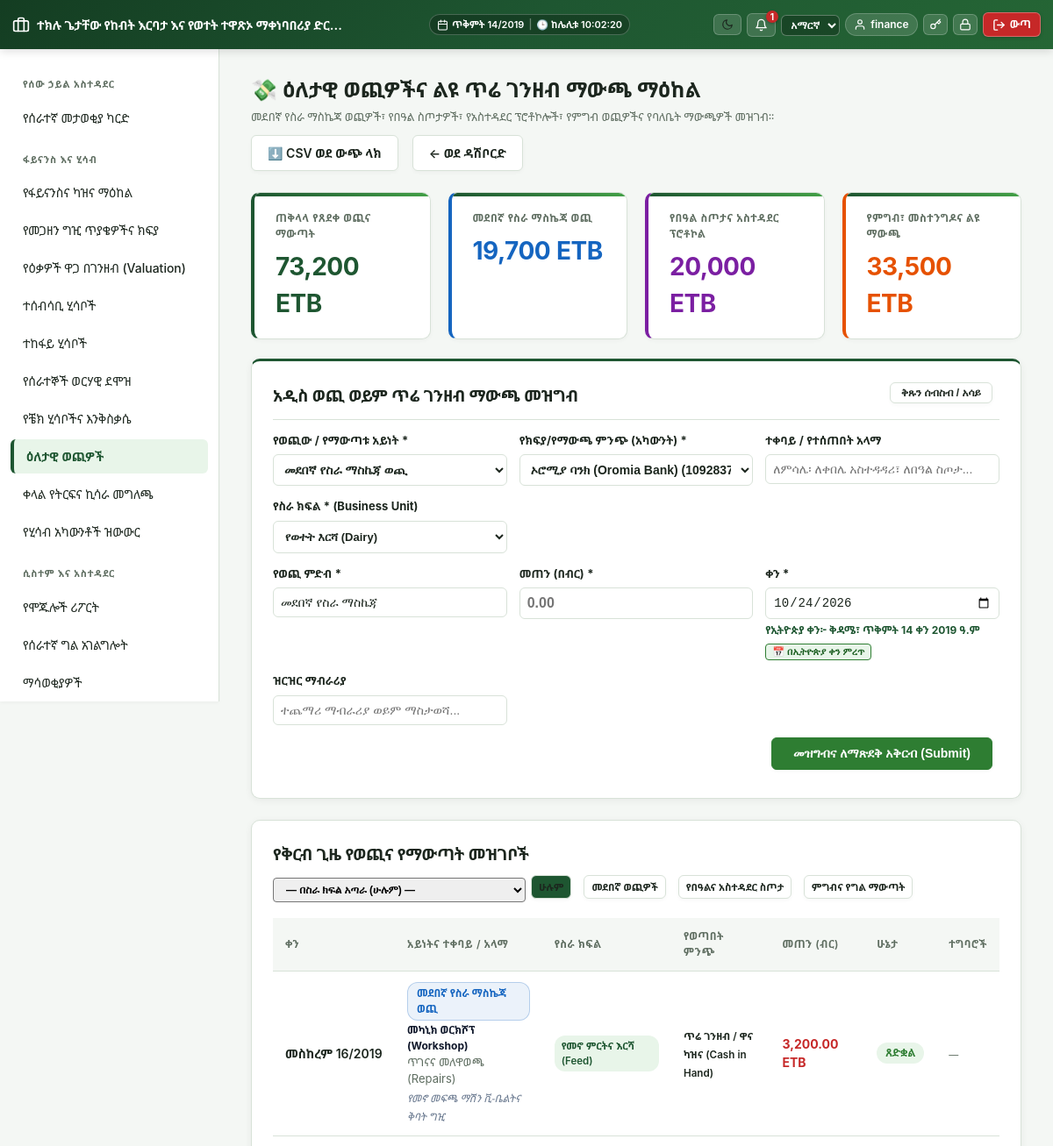
Before: /modules/finance/expenses.php (signed in, upper part) with the older database file.
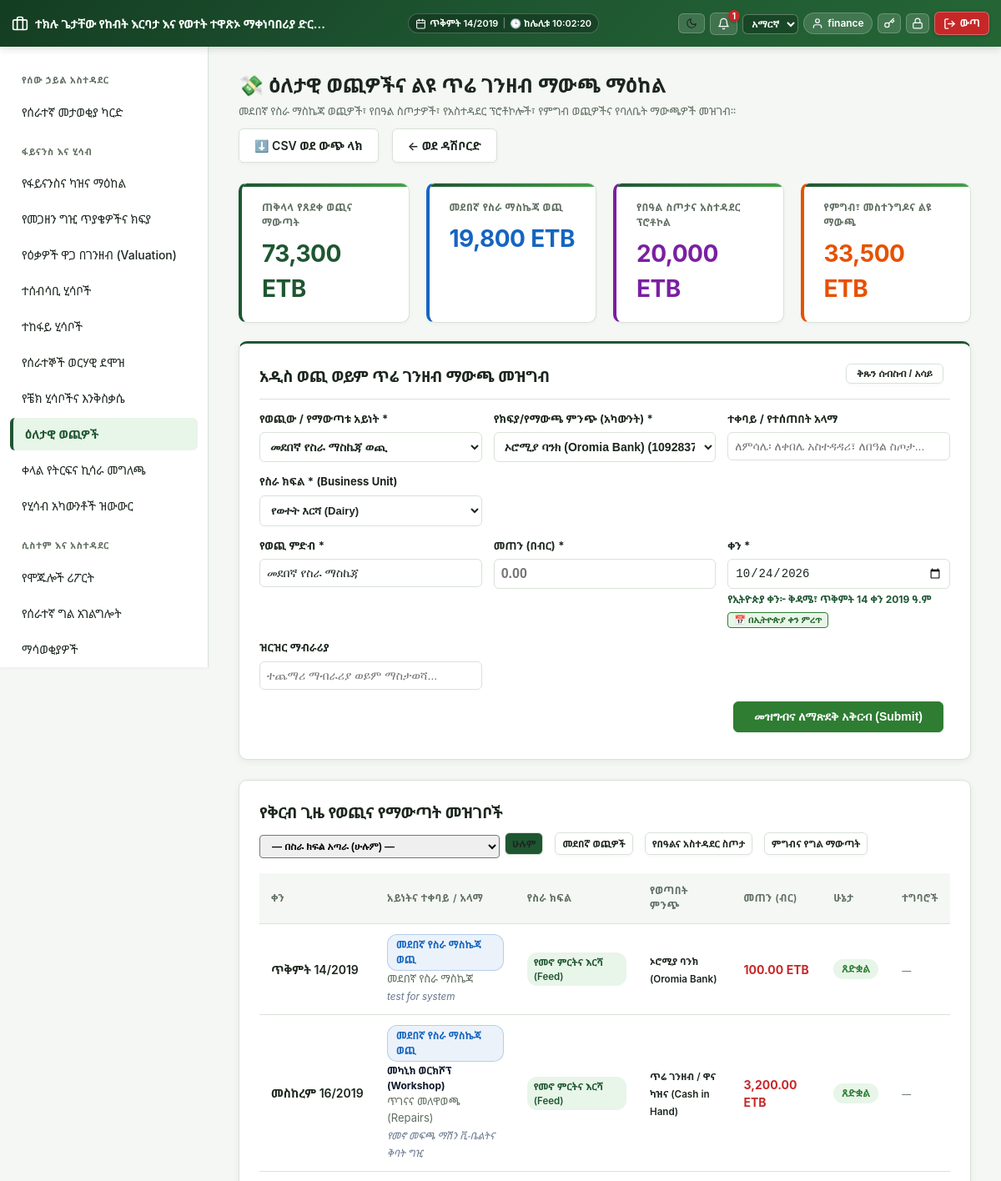
After: the same page with the newer database file.
### tables this page shows
CREATE TABLE `fin_expenses` (
  `id` int(11) NOT NULL,
  `unit_tag` enum('dairy','poultry','fish','feed_production','warehouse','distribution','general_overhead','veterinary') NOT NULL,
  `category` varchar(80) NOT NULL,
  `amount` decimal(14,2) NOT NULL,
  `bank_account_id` int(11) DEFAULT NULL,
  `withdrawal_type` varchar(60) NOT NULL DEFAULT 'operating_expense',
  `expense_date` date NOT NULL,
  `description` varchar(255) DEFAULT NULL,
  `recipient_name` varchar(150) DEFAULT NULL,
  `requested_by` int(11) NOT NULL,
  `approved_by` int(11) DEFAULT NULL,
  `status` enum('pending','approved','rejected','paid') NOT NULL DEFAULT 'pending',
  `created_at` datetime DEFAULT current_timestamp()
);

CREATE TABLE `fin_bank_accounts` (
  `id` int(11) NOT NULL,
  `bank_name` varchar(100) NOT NULL DEFAULT 'Oromia Bank',
  `account_type` enum('bank','cash','mobile') NOT NULL DEFAULT 'bank',
  `account_name` varchar(150) NOT NULL,
  `account_number` varchar(50) NOT NULL,
  `opening_balance` decimal(14,2) NOT NULL DEFAULT 0.00,
  `created_at` datetime DEFAULT current_timestamp()
);

### includes/auth.php (called while the page is built, shortened)
<?php
require_once __DIR__ . '/../config/db.php';
require_once __DIR__ . '/functions.php';
function current_user(): ?array
{
    return $_SESSION['user'] ?? null;
}
function has_role($allowedRoles): bool
{
    $user = current_user();
    return in_array($user['role'], $allowedRoles, true);
}

### includes/functions.php (called while the page is built, shortened)
<?php
require_once __DIR__ . '/../config/db.php';
require_once __DIR__ . '/ethiopian_calendar.php';
function h(?string $s): string { return htmlspecialchars($s ?? '', ENT_QUOTES, 'UTF-8'); }
function current_locale(): string
{
    $user = current_user();
    $locale = $user['locale'] ?? ($_SESSION['guest_locale'] ?? 'en');
    return array_key_exists($locale, SUPPORTED_LOCALES) ? $locale : 'en';
}
function t(string $key, ?string $fallback = null): string
{
    static $cache = [];
    $locale = current_locale();
    if (!isset($cache[$locale])) {
        $path = __DIR__ . "/lang/{$locale}.php";
        $cache[$locale] = file_exists($path) ? require $path : [];
    }
    if (!isset($cache['en'])) {
        $pathEn = __DIR__ . '/lang/en.php';
        $cache['en'] = file_exists($pathEn) ? require $pathEn : [];
    }
    return $cache[$locale][$key] ?? $cache['en'][$key] ?? $fallback ?? $key;
}
function current_theme(): string
{
    $user = current_user();
    $theme = $user['theme'] ?? ($_SESSION['guest_theme'] ?? 'light');
    return $theme === 'dark' ? 'dark' : 'light';
}

### config/db.php (called while the page is built, shortened)
<?php
function db(): PDO
{
    static $pdo = null;
    if ($pdo === null) {
        try {
            $pdo = new PDO(
                "mysql:host=" . DB_HOST . ";dbname=" . DB_NAME . ";charset=utf8mb4",
                DB_USER,
                DB_PASS,
                [
                    PDO::ATTR_ERRMODE => PDO::ERRMODE_EXCEPTION,
                    PDO::ATTR_DEFAULT_FETCH_MODE => PDO::FETCH_ASSOC,
                ]
            );
        } catch (PDOException $e) {
            die('Database connection failed: ' . htmlspecialchars($e->getMessage()) .
                '<br>Check config/db.php — is MySQL running in XAMPP, and does the "aleltu_eifms" database exist?');
        }
    }
    return $pdo;
}

### includes/ethiopian_calendar.php (called while the page is built, shortened)
<?php
class EthiopianDate {
    public static array $months = [
        1 => 'መስከረም',
        2 => 'ጥቅምት',
        3 => 'ህዳር',
        4 => 'ታህሳስ',
        5 => 'ጥር',
        6 => 'የካቲት',
        7 => 'መጋቢት',
        8 => 'ሚያዝያ',
        9 => 'ግንቦት',
        10 => 'ሰኔ',
        11 => 'ሐምሌ',
        12 => 'ነሐሴ',
        13 => 'ጳጉሜን'
    ];
    public static array $weekdays = [
        0 => 'እሁድ',
        1 => 'ሰኞ',
        2 => 'ማክሰኞ',
        3 => 'ረቡዕ',
        4 => 'ሐሙስ',
        5 => 'አርብ',
        6 => 'ቅዳሜ'
    ];
    public static function fromGregorian(int $gy, int $gm, int $gd): array {
        $jdn = gregoriantojd($gm, $gd, $gy);
        $r = ($jdn - self::ETHIOPIC_EPOCH) % 1461;
        $n = ($r % 365) + 365 * intdiv($r, 1460);
        $ey = 4 * intdiv($jdn - self::ETHIOPIC_EPOCH, 1461) + intdiv($r, 365) - intdiv($r, 1460);
        $em = intdiv($n, 30) + 1;
        $ed = ($n % 30) + 1;
        return [$ey, $em, $ed];
    }
    public static function format(?string $dateStr, string $format = 'medium'): string {
        $time = strtotime($dateStr);
        $gy = (int)date('Y', $time);
        $gm = (int)date('n', $time);
        $gd = (int)date('j', $time);
        $w  = (int)date('w', $time);
        [$ey, $em, $ed] = self::fromGregorian($gy, $gm, $gd);
        $monthName = self::$months[$em] ?? '';
        $weekdayName = self::$weekdays[$w] ?? '';
        return match ($format) {
            'short'   => sprintf('%02d/%02d/%04d', $ed, $em, $ey),
            'numeric' => sprintf('%04d-%02d-%02d', $ey, $em, $ed),
            'long'    => sprintf('%s፣ %s %d ቀን %d ዓ.ም', $weekdayName, $monthName, $ed, $ey),
            default   => sprintf('%s %d/%d', $monthName, $ed, $ey)
        };
    }
}
function eth_date(?string $dateStr, string $format = 'medium'): string {
    return EthiopianDate::format($dateStr, $format);
}

### modules/finance/expenses.php (the view, shortened to what the changed rows need)
<?php
require_once __DIR__ . '/../../includes/functions.php';
require_once __DIR__ . '/../../includes/auth.php';
require_once __DIR__ . '/../../includes/header.php';
$withdrawalTypes = [
    'operating_expense' => [
        'label' => current_locale() === 'am' ? 'መደበኛ የስራ ማስኬጃ ወጪ' : 'Operating Expense',
        'badge' => 'badge-blue',
        'color' => '#1565c0',
        'icon'  => ''
    ],
    'holiday_gift' => [
        'label' => current_locale() === 'am' ? 'የበዓል ስጦታ (Holiday Gift)' : 'Holiday Gift',
        'badge' => 'badge-purple',
        'color' => '#7b1fa2',
        'icon'  => ''
    ],
    'admin_protocol' => [
        'label' => current_locale() === 'am' ? 'የመንግስት/ቀበሌ አስተዳደር ፕሮቶኮል' : 'Govt/Kebele Protocol',
        'badge' => 'badge-green',
        'color' => '#2e7d32',
        'icon'  => ''
    ],
    'food_withdrawal' => [
        'label' => current_locale() === 'am' ? 'የምግብና መስተንግዶ ፍጆታ' : 'Food & Hospitality',
        'badge' => 'badge-yellow',
        'color' => '#e65100',
        'icon'  => ''
    ],
    'owner_drawing' => [
        'label' => current_locale() === 'am' ? 'የባለቤት የግል ማውጣት' : 'Owner Drawing',
        'badge' => 'badge-orange',
        'color' => '#c2185b',
        'icon'  => ''
    ],
    'cash_withdrawal' => [
        'label' => current_locale() === 'am' ? 'አጠቃላይ የጥሬ ገንዘብ ማውጣት' : 'Cash Withdrawal',
        'badge' => 'badge-gray',
        'color' => '#455a64',
        'icon'  => ''
    ]
];
$unitLabels = [
    'dairy' => [
        'name' => current_locale() === 'am' ? 'የወተት እርሻ (Dairy)' : 'Dairy Farm',
        'icon' => ''
    ],
    'poultry' => [
        'name' => current_locale() === 'am' ? 'የዶሮና እንቁላል እርባታ (Poultry)' : 'Poultry & Eggs',
        'icon' => ''
    ],
    'fish' => [
        'name' => current_locale() === 'am' ? 'የዓሳ እርባታ (Fish)' : 'Fish Aquaculture',
        'icon' => ''
    ],
    'feed_production' => [
        'name' => current_locale() === 'am' ? 'የመኖ ምርትና እርሻ (Feed)' : 'Feed Production & Crops',
        'icon' => ''
    ],
    'warehouse' => [
        'name' => current_locale() === 'am' ? 'መጋዘንና ግዢ (Warehouse)' : 'Warehouse & Inventory',
        'icon' => ''
    ],
    'distribution' => [
        'name' => current_locale() === 'am' ? 'ስርጭትና መዳረሻ ሱቆች (Distribution)' : 'Distribution & Logistics',
        'icon' => ''
    ],
    'veterinary' => [
        'name' => current_locale() === 'am' ? 'የእንስሳት ህክምና (Veterinary)' : 'Veterinary Clinic',
        'icon' => ''
    ],
    'general_overhead' => [
        'name' => current_locale() === 'am' ? 'አጠቃላይ አስተዳደርና ደመወዝ (General Overhead)' : 'General Overhead & Admin',
        'icon' => ''
    ],
];
$stats = db()->query(
    "SELECT
        COALESCE(SUM(amount), 0) AS total_all,
        COALESCE(SUM(CASE WHEN withdrawal_type = 'operating_expense' THEN amount ELSE 0 END), 0) AS total_operating,
        COALESCE(SUM(CASE WHEN withdrawal_type IN ('holiday_gift', 'admin_protocol') THEN amount ELSE 0 END), 0) AS total_gifts,
        COALESCE(SUM(CASE WHEN withdrawal_type IN ('food_withdrawal', 'owner_drawing', 'cash_withdrawal') THEN amount ELSE 0 END), 0) AS total_special
     FROM fin_expenses WHERE status = 'approved'"
)->fetch();
$where = '1=1';
$expenses = db()->query(
    "SELECT e.*, b.bank_name, b.account_type, u.name AS requester_name
     FROM fin_expenses e
     LEFT JOIN fin_bank_accounts b ON b.id = e.bank_account_id
     LEFT JOIN users u ON u.id = e.requested_by
     WHERE {$where}
     ORDER BY e.expense_date DESC, e.id DESC LIMIT 60"
)->fetchAll();
?>
<div style="display:flex;justify-content:space-between;align-items:center;margin-bottom:16px;flex-wrap:wrap;gap:10px">
    <div>
        <h2 class="mt-0" style="margin-bottom:4px">
            💸 <?= current_locale() === 'am' ? 'ዕለታዊ ወጪዎችና ልዩ ጥሬ ገንዘብ ማውጫ ማዕከል' : 'Expenses & Cash Withdrawals Center' ?>
        </h2>
    </div>
</div>
<div class="kpi-row" style="margin-bottom:22px">
    <div class="kpi" style="border-left:4px solid var(--primary)">
        <div class="label"><?= current_locale()==='am'?'ጠቅላላ የጸደቀ ወጪና ማውጣት':'Total Approved Outflows' ?></div>
        <div class="value" style="color:var(--primary)"><?= number_format($stats['total_all'], 0) ?> ETB</div>
    </div>
    <div class="kpi" style="border-left:4px solid #1565c0">
        <div class="label"><?= current_locale()==='am'?'መደበኛ የስራ ማስኬጃ ወጪ':'Operating Costs' ?></div>
        <div class="value" style="color:#1565c0"><?= number_format($stats['total_operating'], 0) ?> ETB</div>
    </div>
</div>
<div class="card" style="box-shadow:0 2px 8px rgba(0,0,0,0.06);width:100%">
        <div style="overflow-x:auto">
            <table>
                <thead>
                    <tr>
                        <th><?= h(t('common.date', 'Date')) ?></th>
                        <th><?= current_locale() === 'am' ? 'አይነትና ተቀባይ / አላማ' : 'Type & Recipient' ?></th>
                        <th><?= current_locale() === 'am' ? 'የስራ ክፍል' : 'Unit' ?></th>
                        <th><?= current_locale() === 'am' ? 'የወጣበት ምንጭ' : 'Account' ?></th>
                        <th><?= current_locale() === 'am' ? 'መጠን (ብር)' : 'Amount' ?></th>
                        <th><?= h(t('common.status', 'Status')) ?></th>
                        <th><?= h(t('common.actions', 'Action')) ?></th>
                    </tr>
                </thead>
                <tbody>
                    <?php foreach ($expenses as $e):
                        $typeMeta = $withdrawalTypes[$e['withdrawal_type'] ?? 'operating_expense'] ?? $withdrawalTypes['operating_expense'];
                        $accName = $e['bank_name'] ?: (current_locale() === 'am' ? 'ጥሬ ገንዘብ / ባንክ' : 'Cash / Bank');
                        $stText = match($e['status']) {
                            'approved' => (current_locale() === 'am' ? 'ጸድቋል' : 'Approved'),
                            'rejected' => (current_locale() === 'am' ? 'ውድቅ ተደርጓል' : 'Rejected'),
                            default => (current_locale() === 'am' ? 'በመጠባበቅ ላይ' : 'Pending')
                        };
                    ?>
                        <tr>
                            <td style="white-space:nowrap;font-weight:600">
                                <?= h(eth_date($e['expense_date'])) ?>
                            </td>
                            <td>
                                <span class="badge" style="background:<?= $typeMeta['color'] ?>15;color:<?= $typeMeta['color'] ?>;border:1px solid <?= $typeMeta['color'] ?>40">
                                    <?= h($typeMeta['label']) ?>
                                </span>
                                <?php if (!empty($e['recipient_name'])): ?>
                                    <div style="font-size:12px;font-weight:700;color:#0f172a;margin-top:2px">
                                        <?= h($e['recipient_name']) ?>
                                    </div>
                                <?php endif; ?>
                                <small class="text-muted" style="display:block"><?= h($e['category']) ?></small>
                                <?php if (!empty($e['description'])): ?>
                                    <small style="color:#64748b;font-style:italic"><?= h($e['description']) ?></small>
                                <?php endif; ?>
                            </td>
                            <td>
                                <span class="badge" style="font-size:11.5px;padding:3px 8px;font-weight:600">
                                    <?= h($unitLabels[$e['unit_tag']]['name'] ?? $e['unit_tag']) ?>
                                </span>
                            </td>
                            <td>
                                <small style="font-weight:600"><?= h($accName) ?></small>
                            </td>
                            <td>
                                <strong style="font-size:14px;color:#c62828"><?= number_format($e['amount'], 2) ?> ETB</strong>
                            </td>
                            <td>
                                <span class="badge <?= $e['status']==='approved'?'active':($e['status']==='rejected'?'sold':'dry') ?>">
                                    <?= h($stText) ?>
                                </span>
                            </td>
                            <td>
                                <?php if ($e['status'] === 'pending'): ?>
                                    <div style="display:flex;gap:4px">
                                        <form method="post" style="display:inline"><?= csrf_field() ?>
                                            <input type="hidden" name="decide_id" value="<?= (int) $e['id'] ?>">
                                            <input type="hidden" name="decision" value="approve">
                                            <button class="btn secondary" type="submit" style="padding:3px 8px;font-size:11px;background:#2e7d32;color:white;border-color:#2e7d32">✓ አጽድቅ</button>
                                        </form>
                                        <form method="post" style="display:inline"><?= csrf_field() ?>
                                            <input type="hidden" name="decide_id" value="<?= (int) $e['id'] ?>">
                                            <input type="hidden" name="decision" value="reject">
                                            <button class="btn danger" type="submit" style="padding:3px 8px;font-size:11px">✕ ውድቅ</button>
                                        </form>
                                    </div>
                                <?php else: ?>
                                    <span class="text-muted" style="font-size:11px">—</span>
                                <?php endif; ?>
                            </td>
                        </tr>
                    <?php endforeach; ?>
                </tbody>
            </table>
        </div>
    </div>
</div>
<?php require_once __DIR__ . '/../../includes/footer.php'; ?>

### includes/header.php (shortened to what the changed rows need)
<?php
require_once __DIR__ . '/auth.php';
?>
<!DOCTYPE html>
<html lang="<?= h(current_locale()) ?>" data-theme="<?= h(current_theme()) ?>">
<head>
    <link rel="stylesheet" href="<?= BASE_URL ?>/assets/css/app.css?v=<?= time() ?>">
</head>
<body>
<?php
$currentScript = $_SERVER['SCRIPT_NAME'] ?? '';
?>
<div class="layout">
    <div class="sidebar" id="sidebar">
        <?php foreach ($sidebarMenu as $sec): ?>
            <?php
            $visibleItems = array_filter($sec['items'], function($item) {
                return empty($item['roles']) || has_role($item['roles']);
            });
            ?>
            <?php if (!empty($visibleItems)): ?>
                <div class="section"><?= h($sec['title']) ?></div>
                <?php foreach ($visibleItems as $item): ?>
                    <?php $isActive = ($currentScript === $item['url']); ?>
                    <a href="<?= h($item['url']) ?>" class="<?= $isActive ? 'active' : '' ?>"><?= h($item['label']) ?></a>
                <?php endforeach; ?>
            <?php endif; ?>
        <?php endforeach; ?>
    </div>
    <div class="content">

Changed rows visible on the page:
added fin_expenses: expense_date "ጥቅምት 14/2019", withdrawal_type "መደበኛ የስራ ማስኬጃ ወጪ", category "መደበኛ የስራ ማስኬጃ", description "test for system", unit_tag "የመኖ ምርትና እርሻ (Feed)", fin_bank_accounts.bank_name "ኦሮሚያ ባንክ (Oromia Bank)", amount "100.00", status "ጸድቋል"
Other visible differences:
$stats['total_all']: "73,200" → "73,300"
$stats['total_operating']: "19,700" → "19,800"
